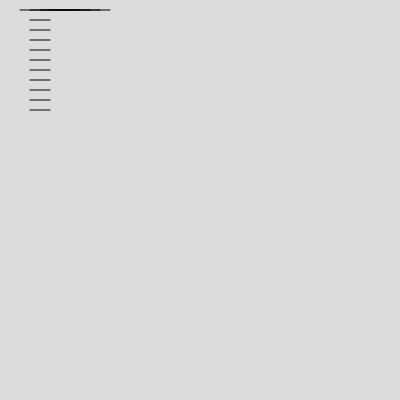
Frame 1 (no input)
Frame 60 (no input): identical to frame 1, image omitted
Frame 120 (the mouse pressed at the canvas centre since frame 60): identical to frame 1, image omitted

The p5.js sketch that drew this single still picture (run headless with seeded random() and noise() and a simulated clock; from frame 60 on, the mouse is pressed at the canvas centre):

// p5.js sketch
// ── sketch.js
/*
while(betingelse){
  kode som gjennomføres (kjører koden på nytt, om betingelsen fortsatt er sann, mens "if" gjør det bare en gang - legger til fra siste)
}
*/

function setup() {
  // put setup code here
  createCanvas(400, 400);

}

function draw() {
  // put drawing code here
  background(220);

  let y1 = 10
  let y2 = 10
  let x1 = 10
  let x2 = 50

  while( x1 < 110 && x2 < 110){
    x1 = x1 + 10
    x2 = x2 + 10
    line(x1, 10, x2, 10);
  }

  while( y1 < 110 && y2 < 110){
    y1 = y1 + 10
    y2 = y2 + 10
    line(30, y1, 50, y2);
  }


/*  let x = 10;
  let y = 10;

  while(x < 1000){ //øker med 10 i x
    x = x + 10
    circle(x,10,25);
  }

  while(y < 1000){ //øker med 10 i x
    y = y + 10
    circle(10,y,25);
  }
*/
}

/*
let gange = 1; //gangetabellen i console - tegner en gang, legger den utenfor draw
  while(gange <= 10){
    console.log(gange*8);
    gange = gange + 1;
}
*/
